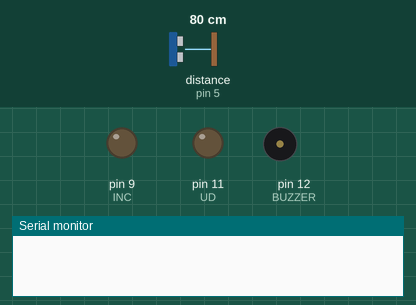
Simulated run of this sketch. Board: Arduino Mega 2560, built with avr-gcc and run on an emulated ATmega2560. Shown: output pins drawn as LEDs (lit = HIGH), buzzer (waves = sounding), the last lines printed to the serial monitor. Wiring (inferred from the names in the program): ultrasonic range finder: trigger pin 3; echo pin 5. The test bench sets the inputs (shaded band); at power-on: distance to the obstacle (sensor on pin 5) 80 cm. The echo pulse lasts 58.3 µs per cm; pins used as bus, display or sensor lines are not drawn.

Above: at 0.01 s.
At 1.3 s:
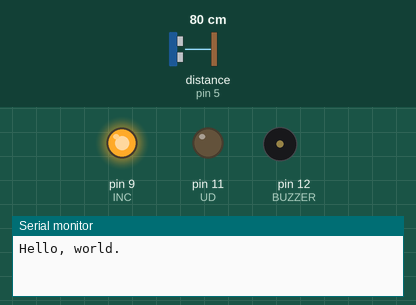
1.4 s: distance to the obstacle (sensor on pin 5) set to 2 cm
At 1.9 s:
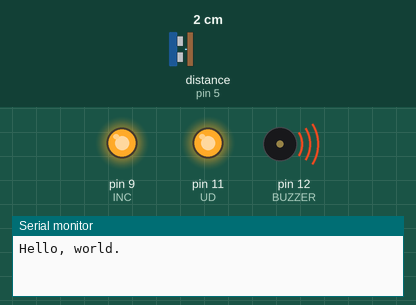
Timing chart, 0 to 4.4 s (numbered marks = the images above; inputs shaded):
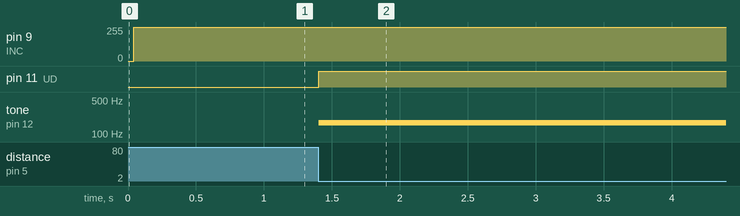

Measured:
- after the input at 1.4 s, pin 11 (UD): LOW → HIGH at once; tone on pin 12 (BUZZER): silent → 172 Hz at once

The sketch:

theremin_project.ino
```cpp
#define USPERCM 29       //speed of sound in microseconds to centimeters
#define CUTOFFDIST 35   //max distance ultrasonic sensor will read is 35cm
#define TRIGTIME 10      //Time to pulse trigger pin to generate sound burst
#define UD 11     //Up/Down (U/D) (used to control direction of wiper and counter increment/decrement) connected to pin 11 on arduino
#define CS 7      //Chip select connected to pin 7 on arduino
#define INC 9     //Increment (INC) connected to pin 9 on arduino
#define VW A13    //VW (wiper terminal) connected to analog 13 on arduino
#define TDI 10    //Time to wait after setting U/D voltage to high to toggle INC
#define TIL 5     //Time to wait after setting INC to low voltage
#define TIH 5     //time to wait after setting INC to high voltage
#define BUZZER 12    //Buzzer is connected to pin 12
#define NOTELENGTH 250  //How long tone plays for
#define TRIG 3    //Trigger pin set to 3
#define ECHO 5    //Echo pin set to 5
char count = 0;   //current volume

//used to set volume controlled by digital potentiometer
char setCount(char c){
  if (count == c)                 //checks to see if volume is already at the volume we want to set it at
    return count;                 //returns same value because we don't need to change the volume
  if (count < c){                 //checks if current volume is less than the volume we want, if true:
    digitalWrite(UD, HIGH);           //sets U/D pin voltage to high, this allows us to increase volume when we pulse INC
    delayMicroseconds(TDI);           //waits TDI (5 microseconds)
    while(count < c){                 //loops until current volume is the desired volume (by pulsing INC)
      digitalWrite(INC, LOW);             //sets INC voltage to LOW
      delayMicroseconds(TIL);             //waits TIL (5 microseconds) before next toggle
      digitalWrite(INC, HIGH);            //sets INC voltage to LOW
      delayMicroseconds(TIH);             //waits TIH (5 microseconds) before next toggle
      count++;                            //increases count by 1 (used to track current volume)
      }
    }
  if (count > c){               //checks if current volume is higher than the volume we want, if true:
    digitalWrite(UD, LOW);      //sets U/D to LOW voltage, this allows us to decrease volume when we pulse INC
    delayMicroseconds(TDI);     //starts pulsing INC after delay
    while(count > c){
      digitalWrite(INC, LOW);
      delayMicroseconds(TIL);
      digitalWrite(INC, HIGH);
      delayMicroseconds(TIH);
      count--;
    }
  }
}

//calculates distance from ultrasonic sensor
int calcDist(int trigPin, int echoPin){       //need access to trigPin and echoPin
  int dist;      //distance stored in here
  long time = 0;  //initializing time variable to 0
  digitalWrite(trigPin, LOW);   //verifying pin is low to make sure we get a positive pulse
  delayMicroseconds(2);         //delay before setting pin to high and starting pulse which will send out soundwave
  digitalWrite(trigPin, HIGH); //need positive pulse to send out ultrasonic sound
  delayMicroseconds(TRIGTIME);  //time to wait before setting trig pin to low for pulse
  digitalWrite(trigPin, LOW);   //trig pin low
  time = pulseIn(echoPin, HIGH);  //finds time it takes for pulse to return using echo pin
  dist = time / USPERCM / 2;      //calculates distance from ultrasonic sensor: time / speed of sound / 2 (divide by two because we're only concerned with the distance one way)
  delayMicroseconds(USPERCM * CUTOFFDIST); // time it takes for sound wave to propogate and come back before we transmit again
  return dist;      //returns distance from sensor
}

void setup() {
  Serial.begin(9600);     //starts communication between arduino and serial monitor at 9600 baud rate

  //digital potentiometer setup
  pinMode(INC, OUTPUT);   //sets pin for INC as an OUTPUT which allows us to use the arduino to control voltage
  digitalWrite(INC, HIGH);  //sets pin for INC to high voltage
  pinMode(CS, OUTPUT);      //sets pin for CS as an OUTPUT
  digitalWrite(CS, LOW);    //sets CS voltage to LOW to select chip (more useful when using multiple chips)
  pinMode(UD, OUTPUT);      //sets pin for U/D as ab OUTPUT


  // Potentiometer appears to store volume in nonvolatile memory on chip,
  // so volume will not always be at zero when we start the arduino,
  // following lines and loop allow us to make sure our potentiometer volume begins at zero

  digitalWrite(UD, LOW);    //preparing to pulse INC in loop, to bring down volume
  delayMicroseconds(TDI);   //waits 5 microseconds (time needed to wait before using INC)
  for(int i = 0; i < 100; i++){   //loops 100 times to ensure volume starts at 0
    digitalWrite(INC, LOW);
    delayMicroseconds(TIL);
    digitalWrite(INC, HIGH);
    delay(1);
  }

  //ultrasonic sensor setup
  pinMode(TRIG, OUTPUT);
  pinMode(ECHO, INPUT);

  //buzzer setup
  pinMode(BUZZER, OUTPUT);    //sets buzzer pin as an OUTPUT which allows us to use the arduino to control voltage

  Serial.println("Hello, world.");  //print to terminal check
}

void loop() {
  char vol;
  int pitch;
  int dist;

  dist = calcDist(TRIG, ECHO);

  //won't set volume or tone if sensor distance is greater than cutoff distance
  if (dist <= CUTOFFDIST){
    vol = map(dist, 0, CUTOFFDIST, 20, 31);  //max 31
    pitch = map(dist, 0, CUTOFFDIST, 31, 4978);
    setCount(vol);
    tone(BUZZER, pitch);

  }

}
```
